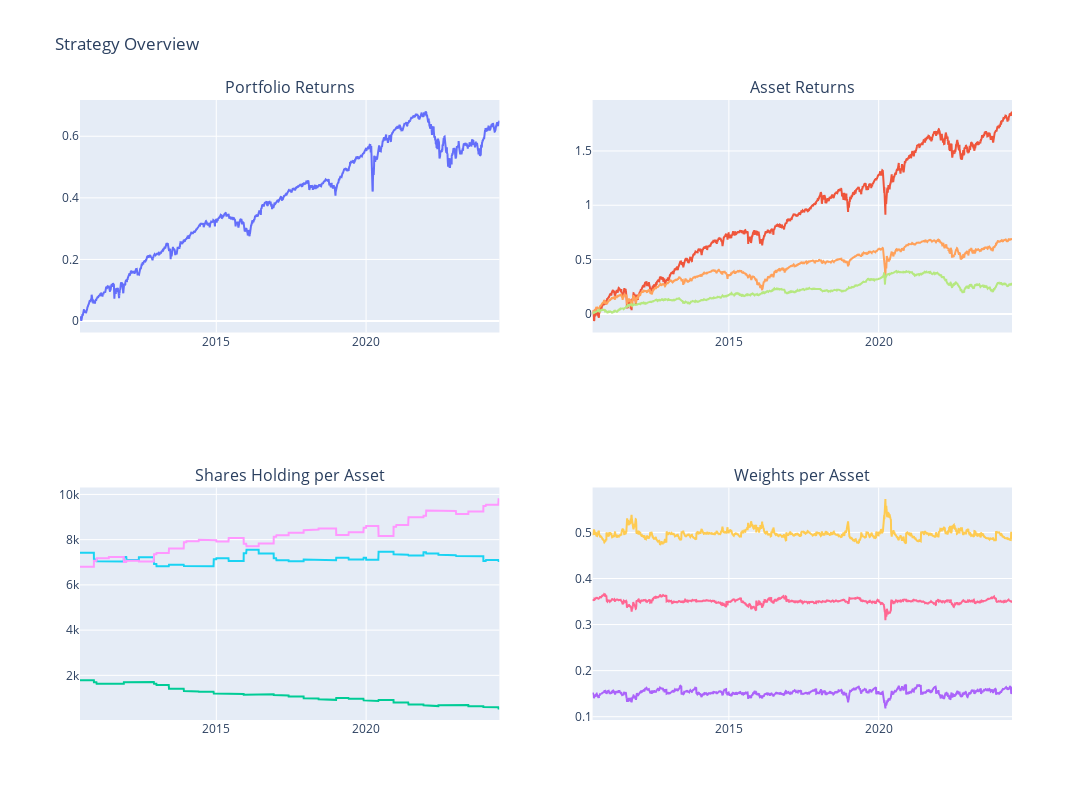

Notebook code cell kept with this figure:
### Code cell
import plotly.graph_objs as go
from plotly.subplots import make_subplots

# Create subplot layout
fig = make_subplots(rows=2, cols=2, subplot_titles=('Portfolio Returns', 'Asset Returns', 'Shares Holding per Asset', 'Weights per Asset'))

# Add traces to the subplots
fig.add_trace(go.Scatter(x=stock_data.index, y=stock_data['Portfolio_Value_rets'].cumsum(), name='Portfolio'), row=1, col=1)

for s in stocks:
    fig.add_trace(go.Scatter(x=stock_data.index, y=stock_data[f'{s}_rets'].cumsum(), name=f'{s}'), row=1, col=2)
    fig.add_trace(go.Scatter(x=shares_df.index, y=shares_df[f'{s}_shares'], name=f'{s}'), row=2, col=1)
    fig.add_trace(go.Scatter(x=stock_data.index, y=stock_data[f'{s}_weight'], name=f'{s}'), row=2, col=2)

# Update subplot layout
fig.update_layout(height=800, width=1200, title='Strategy Overview', showlegend=False)

# Display the plot
fig.show()

### Figure 1 — Plotly figure (JSON) as saved in the notebook; plotly's stock layout.template omitted (floating-point values rounded to 4 significant figures; data arrays with more than 128 entries replaced by an {"elided": "..."} marker saying what was removed)
{"data": [{"name": "Portfolio", "type": "scatter", "x": {"elided": "3524 str values"}, "xaxis": "x", "y": {"elided": "3524 float values"}, "yaxis": "y"}, {"name": "SPY", "type": "scatter", "x": {"elided": "3524 str values"}, "xaxis": "x2", "y": {"elided": "3524 float values"}, "yaxis": "y2"}, {"name": "SPY", "type": "scatter", "x": {"elided": "3525 str values"}, "xaxis": "x3", "y": {"elided": "3525 int values"}, "yaxis": "y3"}, {"name": "SPY", "type": "scatter", "x": {"elided": "3524 str values"}, "xaxis": "x4", "y": {"elided": "3524 float values"}, "yaxis": "y4"}, {"name": "JNK", "type": "scatter", "x": {"elided": "3524 str values"}, "xaxis": "x2", "y": {"elided": "3524 float values"}, "yaxis": "y2"}, {"name": "JNK", "type": "scatter", "x": {"elided": "3525 str values"}, "xaxis": "x3", "y": {"elided": "3525 int values"}, "yaxis": "y3"}, {"name": "JNK", "type": "scatter", "x": {"elided": "3524 str values"}, "xaxis": "x4", "y": {"elided": "3524 float values"}, "yaxis": "y4"}, {"name": "AGG", "type": "scatter", "x": {"elided": "3524 str values"}, "xaxis": "x2", "y": {"elided": "3524 float values"}, "yaxis": "y2"}, {"name": "AGG", "type": "scatter", "x": {"elided": "3525 str values"}, "xaxis": "x3", "y": {"elided": "3525 int values"}, "yaxis": "y3"}, {"name": "AGG", "type": "scatter", "x": {"elided": "3524 str values"}, "xaxis": "x4", "y": {"elided": "3524 float values"}, "yaxis": "y4"}], "layout": {"annotations": [{"font": {"size": 16}, "showarrow": false, "text": "Portfolio Returns", "x": 0.225, "xanchor": "center", "xref": "paper", "y": 1, "yanchor": "bottom", "yref": "paper"}, {"font": {"size": 16}, "showarrow": false, "text": "Asset Returns", "x": 0.775, "xanchor": "center", "xref": "paper", "y": 1, "yanchor": "bottom", "yref": "paper"}, {"font": {"size": 16}, "showarrow": false, "text": "Shares Holding per Asset", "x": 0.225, "xanchor": "center", "xref": "paper", "y": 0.375, "yanchor": "bottom", "yref": "paper"}, {"font": {"size": 16}, "showarrow": false, "text": "Weights per Asset", "x": 0.775, "xanchor": "center", "xref": "paper", "y": 0.375, "yanchor": "bottom", "yref": "paper"}], "height": 800, "showlegend": false, "title": {"text": "Strategy Overview"}, "width": 1200, "xaxis": {"anchor": "y", "domain": [0, 0.45]}, "xaxis2": {"anchor": "y2", "domain": [0.55, 1]}, "xaxis3": {"anchor": "y3", "domain": [0, 0.45]}, "xaxis4": {"anchor": "y4", "domain": [0.55, 1]}, "yaxis": {"anchor": "x", "domain": [0.625, 1]}, "yaxis2": {"anchor": "x2", "domain": [0.625, 1]}, "yaxis3": {"anchor": "x3", "domain": [0, 0.375]}, "yaxis4": {"anchor": "x4", "domain": [0, 0.375]}}}
